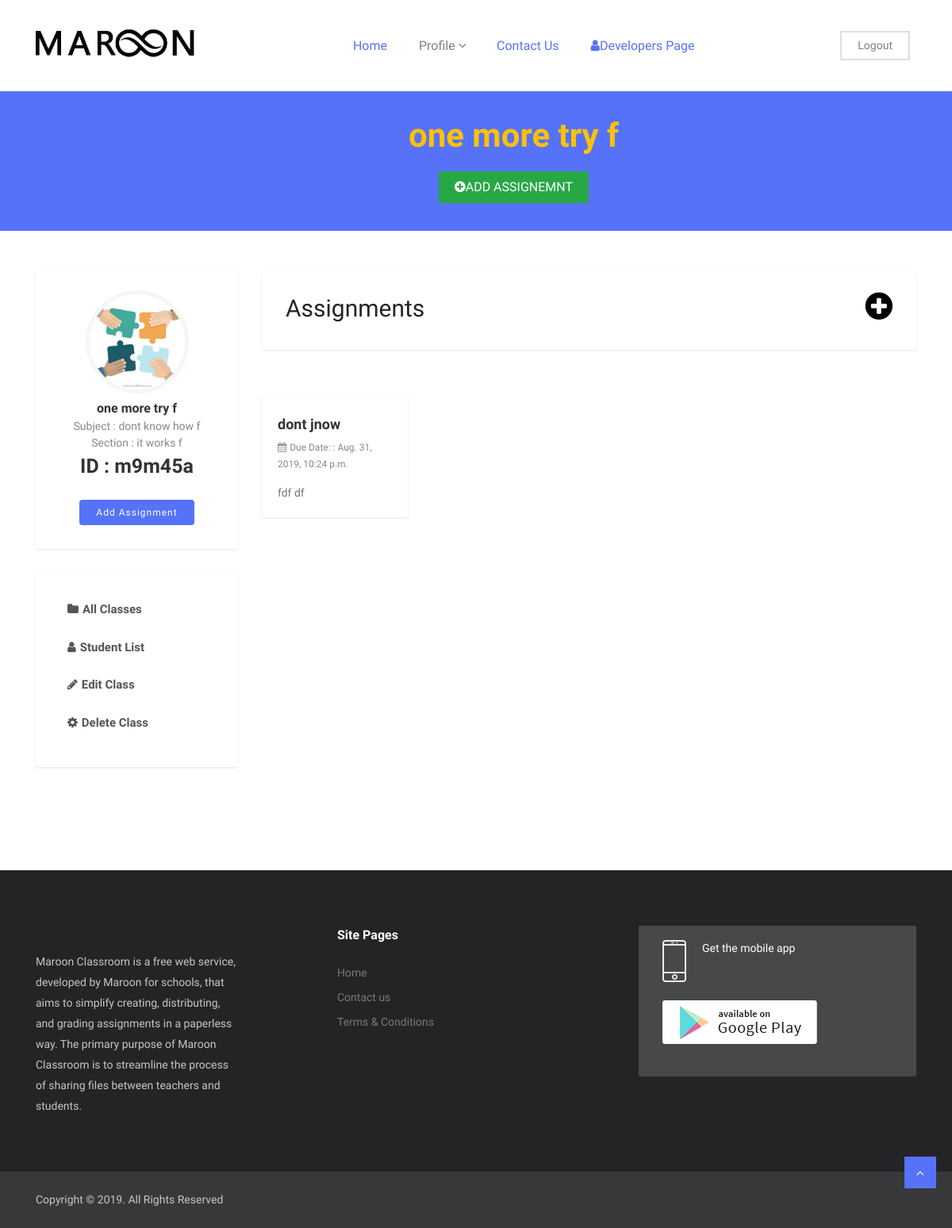
The page /teacher/classroom/one-more-try-f/ (signed in) on the database its author committed.
### teacher/models.py (models this page shows, shortened)
class TeachersClassRoom(models.Model):
    class_id = models.SlugField(max_length=10, unique=True)
    title = models.CharField(max_length=30)
    slug = models.SlugField(max_length=30, unique=True)
    section = models.CharField(max_length=10)
    subject = models.CharField(max_length=40)
    teacher = models.ForeignKey(Teacher, on_delete=models.CASCADE)
    def belongs_to_teacher(self, user):
        teacher = self.teacher
        if teacher.user == user:
            return True
        return False

### assignment/models.py (models this page shows, shortened)
class Assignment(models.Model):
    title = models.CharField(max_length=40)
    slug = models.SlugField(max_length=40, unique=True)
    instructions = models.CharField(max_length=150)
    due_date =  models.DateTimeField( blank=True, null = True)
    pub_date = models.DateTimeField(auto_now_add=True, null=True)
    classroom = models.ForeignKey(
        TeachersClassRoom, on_delete=models.CASCADE)

### teacher/views.py (the view)
# urls.py: path('classroom/<str:slug>/', classroom_detail_view, name='classroom_detail'),
@user_passes_test(user_is_teacher_check, login_url='customuser:permission_denied')
def classroom_detail_view(request, slug):
    try:
        classroom = TeachersClassRoom.objects.get(slug=slug)
        if not classroom.belongs_to_teacher(request.user):
            return render(request, '404.html')
    except ObjectDoesNotExist:
        raise Http404
    assignment_query = Assignment.objects.filter(classroom=classroom).order_by('-pub_date')
    context = {
        'classroom': classroom,
        'assignment_list': assignment_query,
    }
    return render(request, 'classroom_detail.html',  context)

### teacher/views.py (called while the page is built)
def user_is_teacher_check(user):
    if user.is_authenticated:
        teacher = Teacher.objects.filter(user=user)
        if teacher.count() > 0:
            return True
    return False

### templates/classroom_detail.html (shortened to what this page needs)
{% extends "base.html" %}
{%load static%}
{% block content %}
<section class="page-title">
	<div class="container">
		<div class="row">
			<div class="col-md-9 offset-md-2 text-center">
				<h3 style="color:  #ffc107;">{{classroom.title}} </h3>
				<br>
				{%if request.user.teacher %}
				<a class="nav-link text-white add-button" href="{% url 'teacher:assignment:create' classroom.slug  %}"><i class="fa fa-plus-circle"></i>ADD ASSIGNEMNT</a>
				{%endif%}
			</div>
		</div>
	</div>
</section>
<section class="user-profile section">
	<div class="container">
		<div class="row">
			<div class="col-md-10 offset-md-1 col-lg-3 offset-lg-0">
				<div class="sidebar">
					<div class="widget user-dashboard-profile">
							<div class="profile-thumb">
							  <img src="{%static 'images/hands.jpg'%}" alt="" class="rounded-circle">
							</div>
							<h5 class="text-center"> {{classroom.title}}</h5>
							<p>Subject :  {{classroom.subject}}</p>
							<p>Section :  {{classroom.section}}</p>
							<h2>ID :  {{classroom.class_id}}</h2>
							<br>{%if request.user.teacher %}
							<a href="{% url 'teacher:assignment:create' classroom.slug  %}" class="btn btn-main-sm">Add Assignment</a>
							{%endif%}
						  </div>
                    <div class="widget user-dashboard-menu">
                      <ul>
							<li  >
									<a href="{% url 'customuser:homepage' %}"><i class="fa fa-folder"></i>All Classes </a></li>{%if request.user.teacher %}
									<li  >
										<a href="{% url 'teacher:get_student_list' classroom.slug  %}"><i class="fa fa-user"></i>Student List </a></li>
                    <li  >
						<a href="{% url 'teacher:classroom_edit' classroom.slug %}"><i class="fa fa-pencil"></i>Edit Class </a></li>
                            <li><a href="" data-toggle="modal" data-target="#deleteaccount"><i class="fa fa-cog"></i>Delete
				  Class</a></li>
								{%else%}
								<li><a href="{% url 'student:classroom_exit_view' classroom.slug %}" data-toggle="modal" data-target="#deleteaccount"><i class="fa fa-sign-out"></i>Leave
									Class</a></li>
				  {%endif%}
                    </ul>
          </div>
				</div>
			</div>
			<div class="col-md-10 offset-md-1 col-lg-9 offset-lg-0">
				<div class="widget welcome-message">
					<span style="font-size: 30px;">Assignments</span>
					{%if request.user.teacher %}<span style="float: right;">
						<a data-toggle="tooltip" data-placement="top" title="Add" class="view"
						href="{% url 'teacher:assignment:create' classroom.slug  %}">
						<i class="fa fa-plus-circle" style="font-size: 40px;"></i>
					</a></span>{%endif%}
				</div>
			<div class="row">
				<div class="col-md-9">
					<div class="product-grid-list">
						<div class="row mt-30">
							{% if assignment_list %}
								{% for assignment in assignment_list %}
								<div class="col-sm-12 col-lg-4 col-md-6">
									<div class="product-item bg-light">
										<div class="card">
											<div class="card-body">
												{% if request.user.teacher %}
												<a href="{%url 'teacher:assignment:detail' classroom.slug assignment.slug %}">
												{%else%}
												<a href="{%url 'student:assignment:detail' classroom.slug assignment.slug %}">
												{% endif %}
													<h4 class="card-title">{{assignment.title}}</h4>
												</a>
												<ul class="list-inline product-meta">
													<li class="list-inline-item">
														<a><i class="fa fa-calendar"></i>Due Date: : {{ assignment.due_date }}</a>
													</li>
												</ul>
												<p class="card-text">{{assignment.instructions}}</p>
											</div>
										</div>
									</div>
								</div>
								{%endfor%}
								{%else%}
								<h3>
									No Assignments To Show >>> <a href="{% url 'teacher:assignment:create' classroom.slug  %}">ADD NEW</a>
								</h3>
								{%endif%}
							</div>
							</div>
							</div>
							</div>
				</div>
			</div>
		</div>
</section>
{% endblock content %}

### static/css/style.css (style rules this page uses)
body { line-height: 1.5; font-family: "Muli", sans-serif; }
p, li, input, select, button { font-family: "Muli", sans-serif; color: #666; font-size: 14px; font-weight: 400; }
h1, h2, h3, h4, h5, h6 { font-family: "Muli", sans-serif; font-weight: 600; color: #333; }
p { color: #666; }
h2 { font-size: 25px; }
h3 { font-size: 20px; }
h4 { font-size: 18px; }
p { color: #888; }
ol, ul { margin: 0; padding: 0; list-style: none; }
a { transition: all .3s ease-in 0s; color: #000; }
.section { padding: 100px 0; }
.user-profile, .dashboard { padding-top: 50px; }
.btn { font-size: 15px; letter-spacing: 1px; display: inline-block; padding: 15px 30px; border-radius: 4px; }
.btn-main, .btn-main-sm { background: #5672f9; color: #fff; }
.btn-main-sm { padding: 6px 20px; font-size: 12px; }
.mt-30 { margin-top: 30px; }
.page-title { background: #5672f9; padding: 35px 0; }
.page-title h3 { color: #fff; font-size: 42px; letter-spacing: 0; line-height: 1; margin-bottom: 0; }
.bg-light { background: #fff; }
.add-button { background: #28a745; color: #fff; padding: 8px 20px !important; display: inline-block; }
.user-dashboard-menu li { margin-bottom: 5px; }
.user-dashboard-menu li a { padding: 10px; font-size: 15px; display: block; font-weight: 600; color: #555; }
.user-dashboard-menu li a i { margin-right: 5px; }
.user-dashboard-profile { text-align: center; }
.user-dashboard-profile .profile-thumb img { width: 130px; height: auto; border: 5px solid #F4F7F9; }
.product-item { box-shadow: 0px 1px 3px 0px rgba(0, 0, 0, 0.1); margin-bottom: 30px; }
.product-item .card { border: none; }
.product-item .card .card-body { padding: 20px; }
.product-item .card .card-body .card-title { font-size: 18px; margin-bottom: 5px; font-weight: 600; }
.product-item .card .card-body .card-text { color: #777; }
.product-item .product-meta { margin-bottom: 15px; }
.product-item .product-meta li { margin-right: 15px; }
.product-item .product-meta li a { color: #888; font-size: 12px; }
.product-item .product-meta li a i { margin-right: 4px; }
.widget { background: #fff; box-shadow: 0px 1px 3px 0px rgba(0, 0, 0, 0.1); padding: 25px 30px 30px; margin-bottom: 30px; border-radius: 2px; }

### rows shown on the page
TeachersClassRoom: title "one more try f", subject "dont know how f", section "it works f", class_id "m9m45a"
Assignment: title "dont jnow", due_date "Aug. 31, 2019, 10:24 p.m.", instructions "fdf df"
